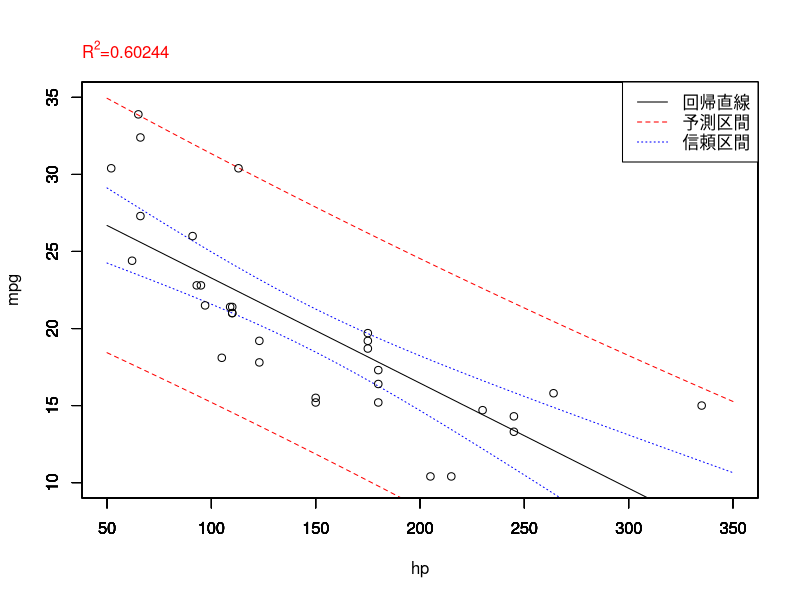
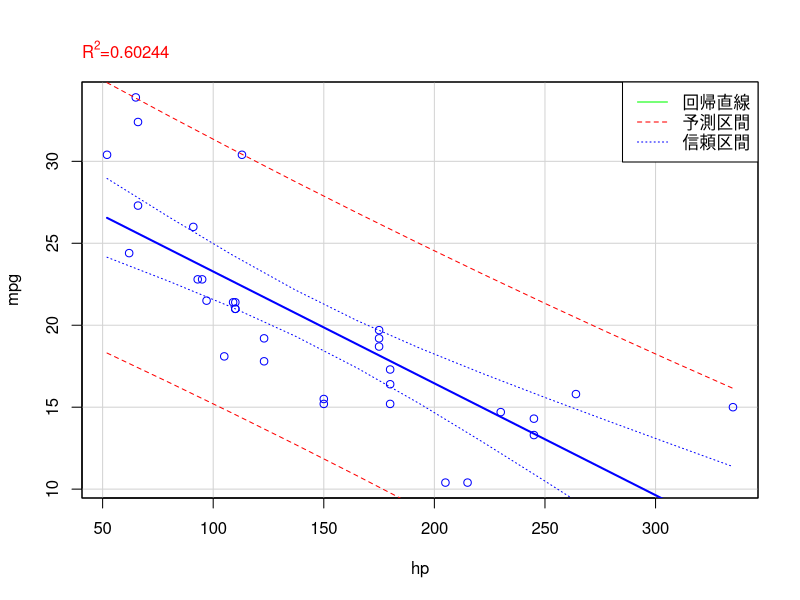

Here is the R script that generated these plots, in order: (Note: this script raises an error after producing the figures.)
## ---- chunk 1

## ---- chunk 2
knitr::opts_chunk$set(echo = TRUE, warning = FALSE)
require(car)
require(tidyverse)
## ---- chunk 3
# 組込データセット"mtcars"を読み込む
data(mtcars, package = "datasets")

# 線形回帰を計算する
res.lm <- lm(mpg ~ hp, data = mtcars)

# 横軸の区間範囲はグラフから読み取った値とする
xmin <- 50
xmax <- 350
step <- 10
ymin <- 10
ymax <- 35
new <- data.frame(hp = seq(xmin, xmax, step))

# 予測区間を計算する
pred.lm <- predict(res.lm, new, interval = "prediction")

# 信頼区間を計算する
conf.lm <- predict(res.lm, new, interval = "confidence")

# プロットの準備
x.plot <- seq(xmin, xmax, step)


# 回帰直線をプロットする
plot(x.plot, pred.lm[, 1], type = "l", xlim = c(xmin, xmax), ylim = c(ymin, ymax),
     xlab = "", ylab = "")

# 上書きを許可する
par(new = TRUE)

# 予測範囲(下限)をプロットする
plot(x.plot, pred.lm[, 2], type = "l", xlim = c(xmin, xmax), ylim = c(ymin, ymax),
     lty = 2, xlab = "", ylab = "", col = "red")

# 上書きを許可する
par(new = TRUE)

# 信頼範囲(下限)をプロットする
plot(x.plot, conf.lm[, 2], type = "l", xlim = c(xmin, xmax), ylim = c(ymin, ymax),
     lty = 3, xlab = "", ylab = "", col = "blue")

# 上書きを許可する
par(new = TRUE)

# 予測範囲(上限)をプロットする
plot(x.plot, pred.lm[, 3], type = "l", xlim = c(xmin, xmax), ylim = c(ymin, ymax),
     lty = 2, xlab = "", ylab = "", col = "red")

# 上書きを許可する
par(new = TRUE)

# 信頼範囲(上限)をプロットする
plot(x.plot, conf.lm[, 3], type = "l", xlim = c(xmin, xmax), ylim = c(ymin, ymax),
     lty = 3, xlab = "", ylab = "", col = "blue")

# 上書きを許可する
par(new = TRUE)

# 散布図をプロットする
plot(mtcars$hp, mtcars$mpg, type = "p", xlim = c(xmin, xmax), ylim = c(ymin, ymax),
     lty = 2, ylab = "mpg", xlab = "hp")

# 上書きを禁止する
par(new = FALSE)

# R^2の値を表示する
mtext(substitute(paste(R^2, "=", x),
                 list(x = round(summary(res.lm)$r.squared, digits = 5))),
      line = 1, col = "red", adj = 0)

# 凡例を描画する
leglabels <- c("回帰直線", "予測区間", "信頼区間")
leglty <- c(1, 2, 3)
legcol <- c("black", "red", "blue")
legend("topright", legend = leglabels, lty = leglty, col = legcol, lwd = 1)
## ---- chunk 4
# 組込データセット"mtcars"を読み込む
data(mtcars, package = "datasets")

# Rcmdrで散布図を作画する（周辺箱ひげ図は描画しない）
scatterplot(mpg ~ hp, reg.line = lm, smooth = FALSE, spread = FALSE,
            id.method = 'mahal', id.n = 2, boxplots = FALSE, span = 0.5,
            data = mtcars)

# 線形回帰直線を計算する(Rcmderで計算しても可)
result.lm <- lm(mpg ~ hp, data = mtcars)

# 予測区間は最小値と最大値を10等分したものとする
min <- min(mtcars$hp)
max <- max(mtcars$hp)
step <- abs(max - min) / 10
new <- data.frame(hp = seq(min, max, step))

# 予測区間を計算する
result.pre <- predict(result.lm, new, interval = "prediction")

# 信頼区間を計算する
result.con <- predict(result.lm, new, interval = "confidence")

# 予測区間を散布図に上書きする
lines(new[, 1], result.pre[, 2], col = "red", lty = 2)    # 下側
lines(new[, 1], result.pre[, 3], col = "red", lty = 2)    # 上側

# 信頼区間を散布図に上書きする
lines(new[, 1], result.con[, 2], col = "blue", lty = 3)   # 下側
lines(new[, 1], result.con[, 3], col = "blue", lty = 3)   # 上側

# R^2の値を表示する
mtext(substitute(paste(R^2, "=", x),
                 list(x = round(summary(result.lm)$r.squared, digits = 5))),
      line = 1, col = "red", adj = 0)

# 凡例を描画する
leglabels <- c("回帰直線", "予測区間", "信頼区間")
leglty <- c(1, 2, 3)
legcol <- c("green", "red", "blue")
legend("topright", legend = leglabels, lty = leglty, col = legcol, lwd = 1)

## ---- chunk 5
data(mtcars, package = "datasets")

mtcars %>% 
  lm(mpg ~ hp, data = .) %>% 
  predict(interval = "prediction") %>% 
  broom::tidy() %>% 
  dplyr::bind_cols(mtcars, .) %>% 
  ggplot2::ggplot(ggplot2::aes(x = hp)) + 
    ggplot2::geom_point(aes(y = mpg)) +
    ggplot2::geom_smooth(aes(y = mpg), method = "lm", se = TRUE) +
    ggplot2::geom_line(aes(y = lwr), linetype = 2, colour = 2) +
    ggplot2::geom_line(aes(y = upr), linetype = 2, colour = 2) +
    ggplot2::xlab("エンジン出力") + ggplot2::ylab("燃費[mpg]") + 
    ggplot2::ggtitle("回帰直線と信頼区間、予測区間") +
    ggplot2::theme_minimal()
## ---- chunk 6
data(mtcars, package = "datasets")

# 予測区間を計算しTidy Data化する
pred_mtcars <- mtcars %>% 
  lm(mpg ~ hp, data = .) %>% 
  predict(interval = "prediction") %>% 
  broom::tidy() %>% 
  dplyr::select(pred_lwr = lwr, pred_upr = upr)

# 信頼区間を計算しTidy Data化する
conf_mtcars <- mtcars %>% 
  lm(mpg ~ hp, data = .) %>% 
  predict(interval = "confidence") %>% 
  broom::tidy() %>% 
  dplyr::select(conf_lwr = lwr, conf_upr = upr)

# 予測区間と信頼区間を結合し
mtcars %>% 
  dplyr::bind_cols(pred_mtcars) %>%     # 予測区間を結合する
  dplyr::bind_cols(conf_mtcars) %>%     # 信頼区間を結合する
  ggplot2::ggplot(ggplot2::aes(x = hp)) + 
    ggplot2::geom_point(aes(y = mpg)) +
    ggplot2::geom_smooth(aes(y = mpg), method = "lm", se = TRUE) +
    ggplot2::geom_line(aes(y = pred_lwr), linetype = 2, colour = 2) +
    ggplot2::geom_line(aes(y = pred_upr), linetype = 2, colour = 2) +
    ggplot2::geom_line(aes(y = conf_lwr), linetype = 3, colour = 4) +
    ggplot2::geom_line(aes(y = conf_upr), linetype = 3, colour = 4) +
    ggplot2::xlab("エンジン出力") + ggplot2::ylab("燃費[mpg]") + 
    ggplot2::ggtitle("回帰直線と信頼区間、予測区間") +
    ggplot2::theme_minimal()
## ---- chunk 7

